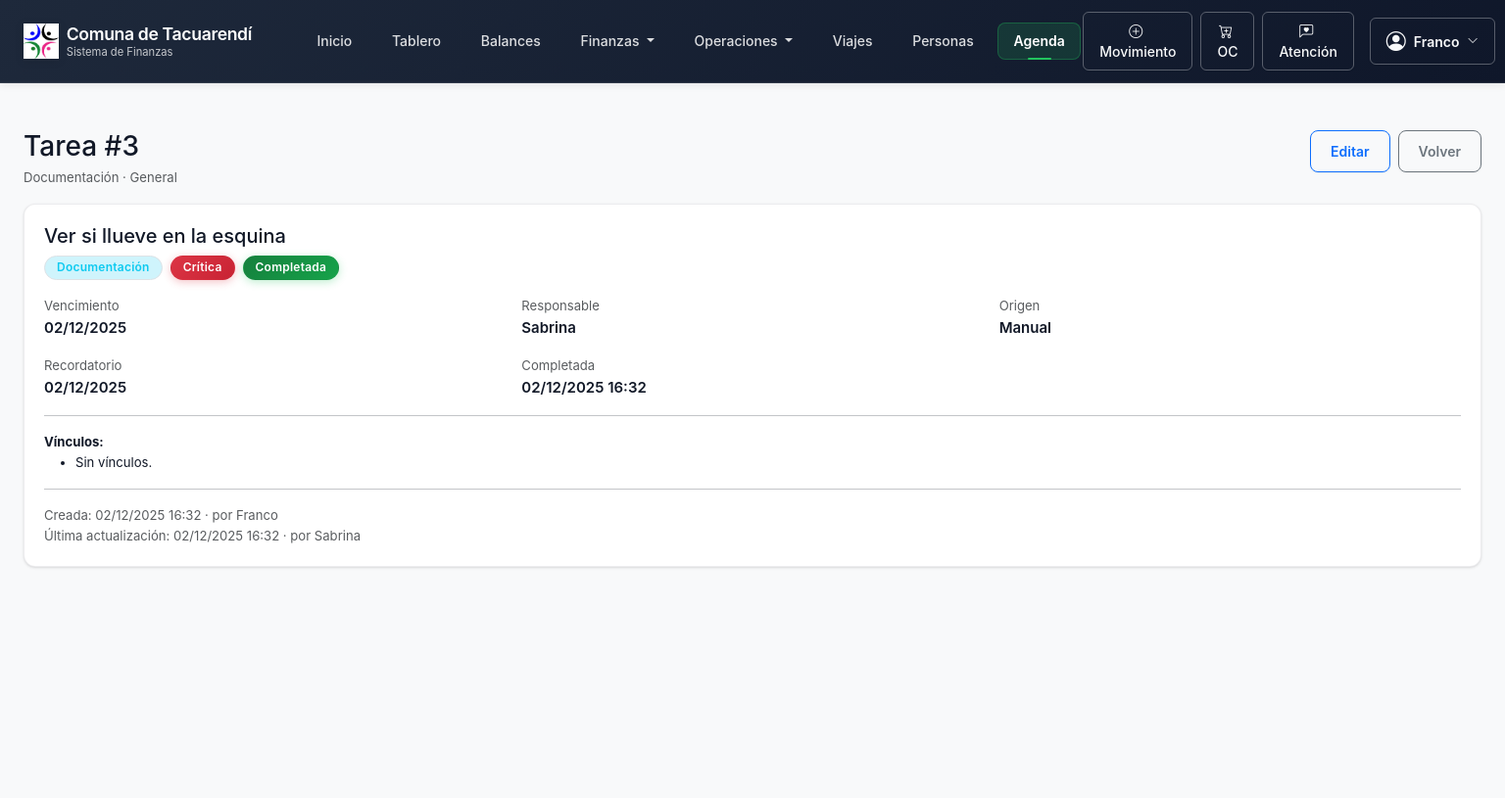
Screenshot of /agenda/3/ (signed in) with the database file from the repository.
### agenda/models.py (models this page shows, shortened)
class Tarea(models.Model):
    TIPO_PAGO_VENCIMIENTO = "PAGO_VENCIMIENTO"
    TIPO_DOCUMENTACION = "DOCUMENTACION"
    TIPO_REUNION_EVENTO = "REUNION_EVENTO"
    TIPO_GESTION_ADMIN = "GESTION_ADMIN"
    TIPO_OTRO = "OTRO"
    TIPO_CHOICES = [
        (TIPO_PAGO_VENCIMIENTO, "Pago / vencimiento"),
        (TIPO_DOCUMENTACION, "Documentación"),
        (TIPO_REUNION_EVENTO, "Reunión / evento"),
        (TIPO_GESTION_ADMIN, "Gestión administrativa"),
        (TIPO_OTRO, "Otro"),
    ]
    ORIGEN_MANUAL = "MANUAL"
    ORIGEN_SISTEMA = "SISTEMA"
    ORIGEN_CHOICES = [
        (ORIGEN_MANUAL, "Manual"),
        (ORIGEN_SISTEMA, "Sistema"),
    ]
    PRIORIDAD_BAJA = "BAJA"
    PRIORIDAD_MEDIA = "MEDIA"
    PRIORIDAD_ALTA = "ALTA"
    PRIORIDAD_CRITICA = "CRITICA"
    PRIORIDAD_CHOICES = [
        (PRIORIDAD_BAJA, "Baja"),
        (PRIORIDAD_MEDIA, "Media"),
        (PRIORIDAD_ALTA, "Alta"),
        (PRIORIDAD_CRITICA, "Crítica"),
    ]
    ESTADO_PENDIENTE = "PENDIENTE"
    ESTADO_EN_PROCESO = "EN_PROCESO"
    ESTADO_COMPLETADA = "COMPLETADA"
    ESTADO_CANCELADA = "CANCELADA"
    ESTADO_CHOICES = [
        (ESTADO_PENDIENTE, "Pendiente"),
        (ESTADO_EN_PROCESO, "En proceso"),
        (ESTADO_COMPLETADA, "Completada"),
        (ESTADO_CANCELADA, "Cancelada"),
    ]
    AMBITO_FINANZAS = "FINANZAS"
    AMBITO_SOCIAL = "SOCIAL"
    AMBITO_GENERAL = "GENERAL"
    AMBITO_CHOICES = [
        (AMBITO_FINANZAS, "Finanzas"),
        (AMBITO_SOCIAL, "Social"),
        (AMBITO_GENERAL, "General"),
    ]
    titulo = models.CharField(max_length=200)
    descripcion = models.TextField(blank=True)
    tipo = models.CharField(max_length=30, choices=TIPO_CHOICES, default=TIPO_OTRO)
    origen = models.CharField(max_length=10, choices=ORIGEN_CHOICES, default=ORIGEN_MANUAL)
    prioridad = models.CharField(max_length=10, choices=PRIORIDAD_CHOICES, default=PRIORIDAD_MEDIA)
    estado = models.CharField(max_length=15, choices=ESTADO_CHOICES, default=ESTADO_PENDIENTE)
    fecha_creacion = models.DateTimeField(auto_now_add=True)
    fecha_vencimiento = models.DateField()
    fecha_recordatorio = models.DateField(null=True, blank=True)
    fecha_completada = models.DateTimeField(null=True, blank=True)
    responsable = models.ForeignKey(
        settings.AUTH_USER_MODEL,
        on_delete=models.SET_NULL,
        null=True,
        blank=True,
        related_name="tareas_responsable",
    )
    ambito = models.CharField(max_length=10, choices=AMBITO_CHOICES, default=AMBITO_GENERAL)
    orden_pago = models.ForeignKey(
        OrdenPago,
        on_delete=models.SET_NULL,
        null=True,
        blank=True,
        related_name="tareas",
    )
    movimiento = models.ForeignKey(
        Movimiento,
        on_delete=models.SET_NULL,
        null=True,
        blank=True,
        related_name="tareas",
    )
    persona = models.ForeignKey(
        Beneficiario,
        on_delete=models.SET_NULL,
        null=True,
        blank=True,
        related_name="tareas",
    )
    proveedor = models.ForeignKey(
        Proveedor,
        on_delete=models.SET_NULL,
        null=True,
        blank=True,
        related_name="tareas",
    )
    creado_por = models.ForeignKey(
        settings.AUTH_USER_MODEL,
        on_delete=models.SET_NULL,
        null=True,
        blank=True,
        related_name="tareas_creadas",
    )
    actualizado_por = models.ForeignKey(
        settings.AUTH_USER_MODEL,
        on_delete=models.SET_NULL,
        null=True,
        blank=True,
        related_name="tareas_actualizadas",
    )
    actualizado_en = models.DateTimeField(auto_now=True)
    class Meta:
        verbose_name = "Tarea / Pendiente"
        verbose_name_plural = "Tareas / Pendientes"
        ordering = ["fecha_vencimiento", "-prioridad", "-id"]
        indexes = [
            models.Index(fields=["estado"]),
            models.Index(fields=["fecha_vencimiento"]),
            models.Index(fields=["responsable"]),
            models.Index(fields=["ambito"]),
            models.Index(fields=["tipo"]),
            models.Index(fields=["prioridad"]),
        ]
    @property
    def esta_vencida(self) -> bool:
        hoy = timezone.now().date()
        return (
            self.estado in {self.ESTADO_PENDIENTE, self.ESTADO_EN_PROCESO}
            and self.fecha_vencimiento < hoy
        )

### agenda/views.py (the view)
# urls.py: path("<int:pk>/", AgendaDetailView.as_view(), name="agenda_detail"),
class AgendaDetailView(AgendaAccessMixin, DetailView):
    model = Tarea
    template_name = "agenda/agenda_detail.html"
    context_object_name = "tarea"
    def get_queryset(self):
        return qs_por_rol(self.request.user)

### agenda/templates/agenda/agenda_detail.html (shortened to what this page needs)
{% extends "finanzas/base.html" %}
{% block content %}
<div class="d-flex justify-content-between align-items-start my-3">
  <div>
    <h3 class="mb-1">Tarea #{{ tarea.id }}</h3>
    <div class="text-muted small">
      {{ tarea.get_tipo_display }} · {{ tarea.get_ambito_display }}
    </div>
  </div>
  <div class="d-flex gap-2">
    {% if rol_staff_finanzas or rol_operador_finanzas or rol_operador_social %}
      <a href="{% url 'agenda:agenda_update' tarea.id %}" class="btn btn-outline-primary btn-sm">
        Editar
      </a>
    {% endif %}
    <a href="{% url 'agenda:agenda_list' %}" class="btn btn-outline-secondary btn-sm">Volver</a>
  </div>
</div>
<div class="card card-body">
  <h5 class="mb-2">{{ tarea.titulo }}</h5>
  <div class="d-flex flex-wrap gap-2 mb-3">
    <span class="badge bg-info-subtle text-info border">{{ tarea.get_tipo_display }}</span>
    {% if tarea.prioridad == 'CRITICA' %}
      <span class="badge bg-danger">Crítica</span>
    {% elif tarea.prioridad == 'ALTA' %}
      <span class="badge bg-warning text-dark">Alta</span>
    {% elif tarea.prioridad == 'MEDIA' %}
      <span class="badge bg-secondary">Media</span>
    {% else %}
      <span class="badge bg-light text-dark border">Baja</span>
    {% endif %}
    {% if tarea.estado == 'PENDIENTE' %}
      <span class="badge bg-secondary">Pendiente</span>
    {% elif tarea.estado == 'EN_PROCESO' %}
      <span class="badge bg-primary">En proceso</span>
    {% elif tarea.estado == 'COMPLETADA' %}
      <span class="badge bg-success">Completada</span>
    {% else %}
      <span class="badge bg-dark">Cancelada</span>
    {% endif %}
  </div>
  <div class="row g-3">
    <div class="col-12 col-md-4">
      <div class="small text-muted">Vencimiento</div>
      <div class="fw-semibold">{{ tarea.fecha_vencimiento|date:"d/m/Y" }}</div>
    </div>
    <div class="col-12 col-md-4">
      <div class="small text-muted">Responsable</div>
      <div class="fw-semibold">{{ tarea.responsable.get_full_name|default:tarea.responsable.username }}</div>
    </div>
    <div class="col-12 col-md-4">
      <div class="small text-muted">Origen</div>
      <div class="fw-semibold">{{ tarea.get_origen_display }}</div>
    </div>
    {% if tarea.fecha_recordatorio %}
      <div class="col-12 col-md-4">
        <div class="small text-muted">Recordatorio</div>
        <div class="fw-semibold">{{ tarea.fecha_recordatorio|date:"d/m/Y" }}</div>
      </div>
    {% endif %}
    {% if tarea.fecha_completada %}
      <div class="col-12 col-md-4">
        <div class="small text-muted">Completada</div>
        <div class="fw-semibold">{{ tarea.fecha_completada|date:"d/m/Y H:i" }}</div>
      </div>
    {% endif %}
  </div>
  <hr>
  <div class="row g-2 small">
    <div class="col-12">
      <strong>Vínculos:</strong>
      <ul class="mb-0">
        {% if not tarea.orden_pago and not tarea.movimiento and not tarea.persona and not tarea.proveedor %}
          <li>Sin vínculos.</li>
        {% endif %}
      </ul>
    </div>
  </div>
  <hr>
  <div class="small text-muted">
    Creada: {{ tarea.fecha_creacion|date:"d/m/Y H:i" }}
    {% if tarea.creado_por %} · por {{ tarea.creado_por.get_full_name|default:tarea.creado_por.username }}{% endif %}
    <br>
    Última actualización: {{ tarea.actualizado_en|date:"d/m/Y H:i" }}
    {% if tarea.actualizado_por %} · por {{ tarea.actualizado_por.get_full_name|default:tarea.actualizado_por.username }}{% endif %}
  </div>
</div>
{% endblock %}

### finanzas/templates/finanzas/base.html (shortened to what this page needs)
{% load static %}
{% load humanize %}
{% load finanzas_extras %}
<!doctype html>
<html lang="es">
  <head>
    <link
      href="https://cdn.jsdelivr.net/npm/bootstrap@5.3.3/dist/css/bootstrap.min.css"
      rel="stylesheet"
    >
    <link rel="stylesheet" href="https://cdn.jsdelivr.net/npm/bootstrap-icons@1.11.3/font/bootstrap-icons.min.css">
    <link rel="stylesheet" href="{% static 'finanzas/css/app.css' %}">
  </head>
  <body>
    <nav class="navbar navbar-expand-lg navbar-dark navbar-finanzas">
      <div class="container-fluid px-3 px-lg-4">
        {% if request.user.is_authenticated and request.user.is_staff %}
          {% url 'finanzas:dashboard' as brand_url %}
        {% else %}
          {% url 'finanzas:home' as brand_url %}
        {% endif %}
        <a class="navbar-brand d-flex align-items-center gap-2 me-lg-5" href="{{ brand_url }}">
          <img
            src="{% static 'finanzas/img/logo-comuna.png' %}"
            alt="Comuna de Tacuarendí"
            class="navbar-brand-logo d-none d-sm-inline-block"
          >
          <div class="navbar-brand-text lh-sm">
            <div class="brand-title">Comuna de Tacuarendí</div>
            <div class="brand-subtitle d-none d-lg-block">Sistema de Finanzas</div>
          </div>
        </a>
        <div class="collapse navbar-collapse" id="mainNavbar">
          {% if request.user.is_authenticated %}
            {% with url_name=request.resolver_match.url_name %}
              <ul class="navbar-nav me-auto mb-2 mb-lg-0">
                <li class="nav-item">
                  <a
                    class="nav-link {% if url_name == 'home' %}active{% endif %}"
                    href="{% url 'finanzas:home' %}"
                  >
                    Inicio
                  </a>
                </li>
                {% if rol_staff_finanzas or rol_consulta_politica %}
                  <li class="nav-item">
                    <a
                      class="nav-link {% if url_name == 'dashboard' %}active{% endif %}"
                      href="{% url 'finanzas:dashboard' %}"
                    >
                      Tablero
                    </a>
                  </li>
                  <li class="nav-item">
                    <a
                      class="nav-link {% if url_name == 'balance_resumen' %}active{% endif %}"
                      href="{% url 'finanzas:balance_resumen' %}"
                    >
                      Balances
                    </a>
                  </li>
                {% endif %}
                {% if rol_staff_finanzas or rol_operador_finanzas or rol_consulta_politica %}
                  <li class="nav-item dropdown">
                    <a
                      class="nav-link dropdown-toggle {% if url_name == 'movimiento_list' or url_name == 'orden_pago_list' or url_name == 'orden_pago_detail' or url_name == 'orden_pago_update' %}active{% endif %}"
                      href="#"
                      id="navbarFinanzas"
                      role="button"
                      data-bs-toggle="dropdown"
                      aria-expanded="false"
                    >
                      Finanzas
                    </a>
                  </li>
                {% endif %}
                {% if rol_staff_finanzas or rol_operador_finanzas or rol_operador_social %}
                  <li class="nav-item dropdown">
                    <a
                      class="nav-link dropdown-toggle {% if url_name|slice:':3' == 'oc_' or url_name|slice:':14' == 'orden_trabajo_' %}active{% endif %}"
                      href="#"
                      id="navbarOperaciones"
                      role="button"
                      data-bs-toggle="dropdown"
                      aria-expanded="false"
                    >
                      Operaciones
                    </a>
                  </li>
                {% endif %}
                {% if rol_staff_finanzas or rol_operador_finanzas or rol_consulta_politica or rol_operador_social %}
                  <li class="nav-item">
                    <a
                      class="nav-link {% if url_name|slice:':14' == 'viaje_vehiculo' or url_name == 'flota_combustible_resumen' %}active{% endif %}"
                      href="{% url 'finanzas:viaje_vehiculo_list' %}"
                    >
                      Viajes
                    </a>
                  </li>
                {% endif %}
                {% if rol_staff_finanzas or rol_operador_finanzas or rol_operador_social or rol_consulta_politica %}
                  <li class="nav-item">
                    <a
                      class="nav-link {% if url_name == 'persona_list' or url_name == 'persona_detail' or url_name == 'persona_update' or url_name|slice:':9' == 'atencion_' %}active{% endif %}"
                      href="{% url 'finanzas:persona_list' %}"
                    >
                      Personas
                    </a>
                  </li>
                {% endif %}
                <li class="nav-item">
                  <a
                    class="nav-link {% if url_name|slice:':6' == 'agenda' %}active{% endif %}"
                    href="{% url 'agenda:agenda_list' %}"
                  >
                    Agenda
                  </a>
                </li>
              </ul>
              <div class="d-flex align-items-center gap-2">
                {% if rol_staff_finanzas or rol_operador_finanzas or rol_operador_social %}
                  <div class="d-none d-lg-flex gap-2 me-2">
                    {% if rol_staff_finanzas or rol_operador_finanzas %}
                      <a
                        href="{% url 'finanzas:movimiento_create' %}"
                        class="btn btn-sm btn-outline-light quick-action-btn"
                        title="Crear nuevo movimiento"
                      >
                        <i class="bi bi-plus-circle me-1"></i>
                        Movimiento
                      </a>
                      <a
                        href="{% url 'finanzas:oc_create' %}"
                        class="btn btn-sm btn-outline-light quick-action-btn"
                        title="Crear nueva orden de compra"
                      >
                        <i class="bi bi-cart-plus me-1"></i>
                        OC
                      </a>
                    {% endif %}
                    <a
                      href="{% url 'finanzas:atencion_create' %}"
                      class="btn btn-sm btn-outline-light quick-action-btn"
                      title="Registrar nueva atención social"
                    >
                      <i class="bi bi-chat-left-heart me-1"></i>
                      Atención
                    </a>
                  </div>
                {% endif %}
                <div class="dropdown">
                  <button
                    class="btn btn-sm btn-outline-light user-menu-btn d-flex align-items-center gap-2"
                    type="button"
                    id="userMenuButton"
                    data-bs-toggle="dropdown"
                    aria-expanded="false"
                  >
                    <i class="bi bi-person-circle fs-5"></i>
                    <span class="d-none d-md-inline">
                      {{ request.user.get_short_name|default:request.user.username }}
                    </span>
                    <i class="bi bi-chevron-down d-none d-md-inline" style="font-size: 0.7rem;"></i>
                  </button>
                </div>
              </div>
            {% endwith %}
          {% endif %}
        </div>
      </div>
    </nav>
    <main class="main-content">
      <div class="container-fluid px-3 px-lg-4">
        {% block content %}{% endblock %}
      </div>
    </main>
  </body>
</html>

### rows the page displays
Tarea: id "3", tipo "Documentación", ambito "General", titulo "Ver si llueve en la esquina", fecha_vencimiento "02/12/2025", responsable.get_full_name "Sabrina", origen "Manual", fecha_recordatorio "02/12/2025", fecha_completada "02/12/2025 16:32", fecha_creacion "02/12/2025 16:32", creado_por.get_full_name "Franco", actualizado_en "02/12/2025 16:32", actualizado_por.get_full_name "Sabrina"

### other values shown
{{ request.user.get_short_name|default:request.user.username }} "Franco"
